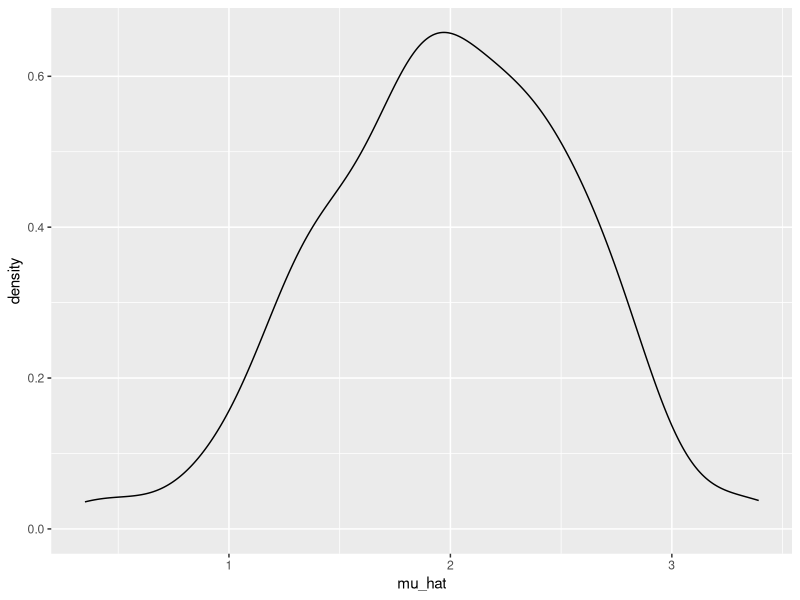
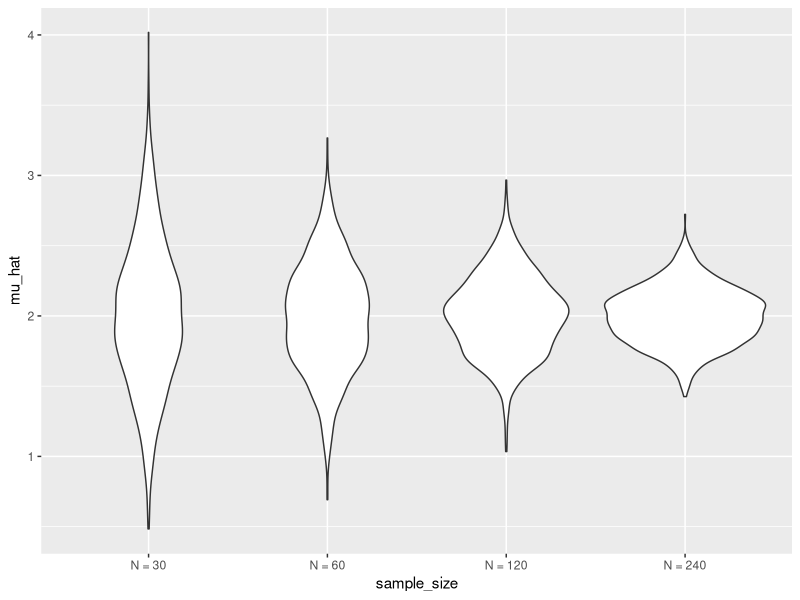
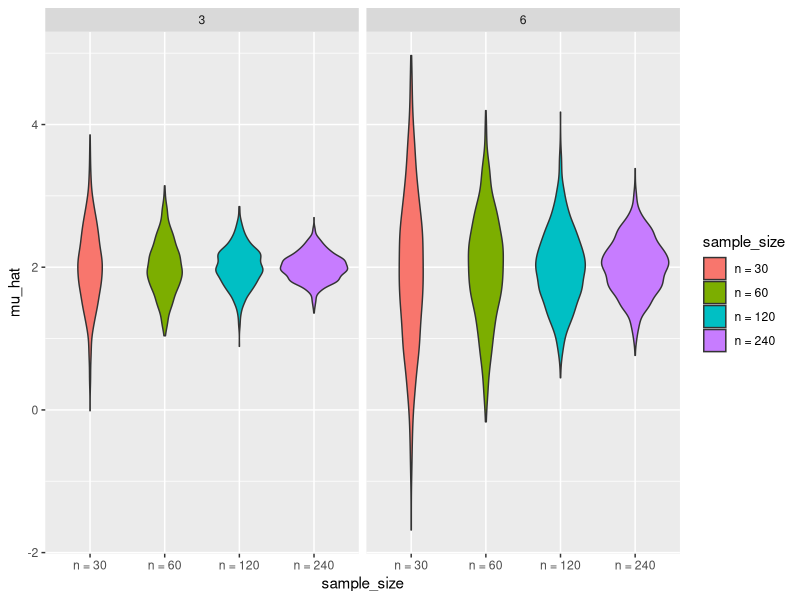

Write the R code that produced these figures, in order.
## ---- chunk 1
library(tidyverse)

set.seed(1)
## ---- chunk 2
sim_mean_sd = function(n, mu = 2, sigma = 3) {
  
  sim_data = tibble(
    x = rnorm(n, mean = mu, sd = sigma),
  )
  
  sim_data %>% 
    summarize(
      mu_hat = mean(x),
      sigma_hat = sd(x)
    )
}
## ---- chunk 3
output = vector("list", 100)

for (i in 1:100) {
  output[[i]] = sim_mean_sd(30)
}

sim_results = bind_rows(output)
## ---- chunk 4
sim_results_df = 
  expand_grid(
    sample_size = 30,
    iter = 1:100
  ) %>% 
  mutate(
    estimate_df = map(sample_size, sim_mean_sd)
  ) %>% 
  unnest(estimate_df)
## ---- chunk 5
sim_results_df %>% 
  ggplot(aes(x = mu_hat)) + 
  geom_density()
## ---- chunk 6
sim_results_df = 
  expand_grid(
    sample_size = c(30, 60, 120, 240),
    iter = 1:1000
  ) %>% 
  mutate(
    estimate_df = map(sample_size, sim_mean_sd)
  ) %>% 
  unnest(estimate_df)
## ---- chunk 7
sim_results_df %>% 
  mutate(
    sample_size = str_c("N = ", sample_size),
    sample_size = fct_inorder(sample_size)
  ) %>% 
  ggplot(aes(x = sample_size, y = mu_hat)) + 
  geom_violin()
## ---- chunk 8
sim_results_df = 
  expand_grid(
    sample_size = c(30, 60, 120, 240),
    true_sd = c(6, 3),
    iter = 1:1000
  ) %>% 
  mutate(
    estimate_df = 
      map2(.x = sample_size, .y = true_sd, ~sim_mean_sd(n = .x, sigma = .y))
  ) %>% 
  unnest(estimate_df)

## ---- chunk 9
sim_results_df %>% 
  mutate(
    sample_size = str_c("n = ", sample_size),
    sample_size = fct_inorder(sample_size)) %>% 
  ggplot(aes(x = sample_size, y = mu_hat, fill = sample_size)) + 
  geom_violin() + 
  facet_grid(. ~ true_sd)
